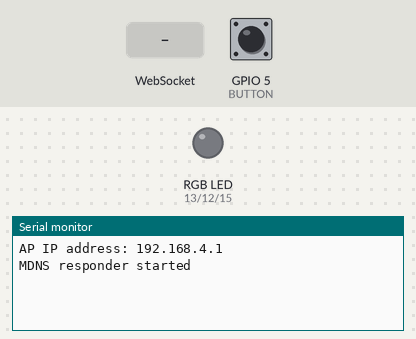
Simulated run of this sketch. Board: ESP8266 (NodeMCU). Parts: an RGB LED mixed from three pins (HIGH = lit), the last lines printed to the serial monitor. The inputs (shaded band) are chosen by the test bench; at power-on: GPIO 5 (BUTTON) HIGH. Random numbers use the default seed unless the sketch sets one.

Above: at 1.2 s.
1.3 s: WebSocket text "#" received
At 2.5 s:
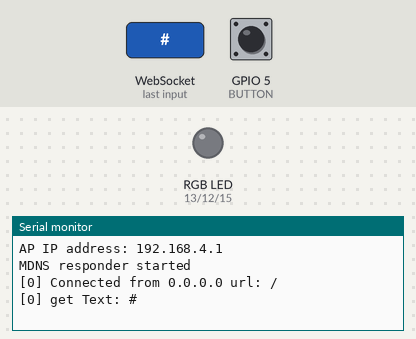
2.8 s: WebSocket text "5" received
At 3.6 s:
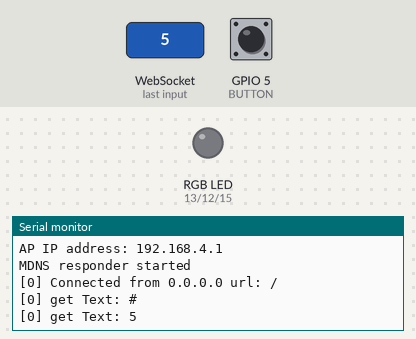

Measured:
- after the input at 1.3 s, the serial monitor: prints a new line at once (image 1)
- after the input at 2.8 s, the serial monitor: prints a new line at once (image 2)

The sketch:

code.ino
```cpp
#include <Arduino.h>
#include <ESP8266WiFi.h>
#include <ESP8266WiFiMulti.h>
#include <WebSocketsServer.h>
#include <ESP8266WebServer.h>
#include <ESP8266mDNS.h>
#include <Hash.h>
#include <FS.h>

#define LED_GREEN   12
#define LED_BLUE    15
#define LED_RED     13
#define USE_SERIAL Serial

#define BUTTON 5
int buttonState = 0;
int anRed = 0;
int anGreen = 0;
int anBlue = 0;

ESP8266WiFiMulti WiFiMulti;
ESP8266WebServer server = ESP8266WebServer(80);
WebSocketsServer webSocket = WebSocketsServer(81);

void webSocketEvent(uint8_t num, WStype_t type, uint8_t * payload, size_t lenght) {
    switch (type) {
        case WStype_DISCONNECTED:
            USE_SERIAL.printf("[%u] Disconnected!\n", num);
            break;
        case WStype_CONNECTED:
        {
            IPAddress ip = webSocket.remoteIP(num);
            USE_SERIAL.printf("[%u] Connected from %d.%d.%d.%d url: %s\n", num, ip[0], ip[1], ip[2], ip[3], payload);

            // send message to client
            webSocket.sendTXT(num, "Connected");
        }
            break;
        case WStype_TEXT:
            USE_SERIAL.printf("[%u] get Text: %s\n", num, payload);
            if (payload[0] == '#'){
                uint32_t rgb = (uint32_t) strtol((const char *) &payload[1], NULL, 16);
                anRed = map(((rgb >> 16) & 0xFF), 0, 255, 0, 1023);
                anGreen = map(((rgb >> 8) & 0xFF), 0, 255, 0, 1023);
                anBlue = map(((rgb >> 0) & 0xFF), 0, 255, 0, 1023);
            }
            break;
    }
}

//Funkce pro vypnutí tlačítka
void turnoff(){
    anRed = 0;
    anBlue = 0;
    anGreen = 0;
}

void setup() {
    USE_SERIAL.begin(115200);
    USE_SERIAL.println();
    USE_SERIAL.println();
    USE_SERIAL.println();

    pinMode(BUTTON, INPUT_PULLUP);
    attachInterrupt(digitalPinToInterrupt(BUTTON), turnoff, HIGH); //přerušení, definování pinu přerušení

    //Nastavení pinu jako výstupní
    pinMode(LED_RED, OUTPUT);
    pinMode(LED_GREEN, OUTPUT);
    pinMode(LED_BLUE, OUTPUT);

    //Konfigurace WiFi
    WiFi.softAP("manin-led", "12345678");
    IPAddress myIP = WiFi.softAPIP();
    USE_SERIAL.print("AP IP address: ");
    USE_SERIAL.println(myIP);
    webSocket.begin();
    webSocket.onEvent(webSocketEvent);
    if (MDNS.begin("esp8266")) {
        USE_SERIAL.println("MDNS responder started");
    }

    server.on("/", []() {
        // posílá index.html
        //vytvoření webové aplikace
        server.send(200, "text/html",
"                <html><head><script>"
"                var connection = new WebSocket('ws://'+location.hostname+':81/', ['arduino']);"
"                connection.onopen = function () {  connection.send('Connect ' + new Date()); };"
"                connection.onerror = function (error) {    console.log('WebSocket Error ', error);};"
"                connection.onmessage = function (e) {  console.log('Server: ', e.data);};"

"                function sendRGB() {  "
"                var r = parseInt(document.getElementById('r').value).toString(16);  "
"                var g = parseInt(document.getElementById('g').value).toString(16);  "
"                var b = parseInt(document.getElementById('b').value).toString(16);  "
"                if(r.length < 2) { r = '0' + r; }   "
"                if(g.length < 2) { g = '0' + g; }  "
"                if(b.length < 2) { b = '0' + b; }   "
"                var rgb = '#'+b+g+r;    "
"                console.log('RGB: ' + rgb); "
"                connection.send(rgb); }"

"                function off(){"
"                r = '0'; g = '0'; b = '0'; "
"                var rgb = '#'+b+g+r;    "
"                console.log('RGB: ' + rgb);"
"                connection.send(rgb);}"

"                function on(){"
"                r = 'ff';g = 'ff';b = 'ff'; "
"                var rgb = '#'+b+g+r; "
"                console.log('RGB: ' + rgb);"
"                connection.send(rgb); }"

"                function zmena(){"
"                r = Math.floor((Math.random() * 255) + 0);  "
"                g = Math.floor((Math.random() * 255) + 0);  "
"                b = Math.floor((Math.random() * 255) + 0); "
"                var rgb = '#'+b+g+r; "
"                console.log('RGB: ' + rgb); "
"                connection.send(rgb); }"

"                function cer(){"
"                  r = 'ff';g = '00';b = '00'; "
"                  var rgb = '#'+b+g+r; "
"                  console.log('RGB: ' + rgb);"
"                  connection.send(rgb); }"
"                function zel(){"
"                  r = '00';g = 'ff';b = '00'; "
"                  var rgb = '#'+b+g+r; "
"                  console.log('RGB: ' + rgb);"
"                  connection.send(rgb); }"
"                function mod(){"
"                  r = '00';g = '00';b = 'ff'; "
"                  var rgb = '#'+b+g+r; "
"                  console.log('RGB: ' + rgb);"
"                  connection.send(rgb); }"
"                function tyr(){"
"                  r = '00';g = 'ff';b = 'ff'; "
"                  var rgb = '#'+b+g+r; "
"                  console.log('RGB: ' + rgb);"
"                  connection.send(rgb); }"
"                function ruz(){"
"                  r = 'ff';g = '39';b = '99'; "
"                  var rgb = '#'+b+g+r; "
"                  console.log('RGB: ' + rgb);"
"                  connection.send(rgb); }"
"                function zlu(){"
"                  r = 'ff';g = 'ff';b = '00'; "
"                  var rgb = '#'+b+g+r; "
"                  console.log('RGB: ' + rgb);"
"                  connection.send(rgb); }"

"                </script><style>"
"                input[type=range] {"
"                  -webkit-appearance: none;border: 1px solid white;width: 100%;border-radius: 8px;height: 18px;border: 1px solid #bdc3c7;}"
"                input[type=range]::-webkit-slider-runnable-track {"
"                   width: 300px;height: 6px;border: none;border-radius: 3px;}"
"                input[type=range]::-webkit-slider-thumb {"
"                   -webkit-appearance: none;border: none;height: 16px;width: 16px;border-radius: 50%;margin-top: -4px;}"
"                #r::-webkit-slider-thumb {background: #823232;}"
"                #g::-webkit-slider-thumb {background: #386d2a;}"
"                #b::-webkit-slider-thumb {background: #1e395e;}"
"                #j::-webkit-slider-thumb {background: #FFFFFF;}"
"                input[type=range]:focus {outline: none;}"
"                input[type=range]:focus::-webkit-slider-runnable-track {background: #ccc;}"
"                #r{background: #e595a2;}#g{background: #c4edc5;}#b{background: #9eb1d8;}"
"                .myButton {"
"                  -moz-box-shadow: 0px 0px 0px 2px #ffffff;"
"                    -webkit-box-shadow: 0px 0px 0px 2px #ffffff;"
"                   box-shadow: 0px 0px 0px 2px #ffffff;"
"                   filter:progid:DXImageTransform.Microsoft.gradient(startColorstr='#f9f9f9', endColorstr='#e9e9e9',GradientType=0);"
"                   -moz-border-radius:10px;"
"                   -webkit-border-radius:10px;"
"                   border-radius:10px;"
"                   border:1px solid #dcdcdc;"
"                   display:inline-block;"
"                   cursor:pointer;"
"                   font-family:Georgia;"
"                   font-size:19px;"
"                   padding:12px 36px;"
"                   text-decoration:none;"
"                   text-shadow:0px 1px 0px #ffffff;"
"                   text-transform: capitalize;}"
"                .myButton:active {position:relative;top:1px;}"
"                .myButton:active {position:relative;top:1px;}"
"                    </style>"
"                <meta charset=\"UTF-8\"></head><body>"
"                <h1 style=\"text-align: center;\">Ovládání RGB LED pásků</h1><br/>"
"                <button onclick=\"zmena()\" class=\"myButton\" style=\"background-color:#f9f9f9;\">náhodná barva</button>"
"                <button onclick=\"on()\" class=\"myButton\" style=\"background-color:#f9f9f9;\">bílá</button>"
"                <button onclick=\"off()\" class=\"myButton\" style=\"background-color:#bfbfbf; color:#000000;\">černá</button>"

"                <button onclick=\"cer()\" class=\"myButton\" style=\"background-color:#ff8080; color:#800000\">červená</button>"
"                <button onclick=\"zel()\" class=\"myButton\" style=\"background-color:#99ff99; color:#1a6600\">zelená</button>"
"                <button onclick=\"mod()\" class=\"myButton\" style=\"background-color:#80bfff; color:#0000cc\">modrá</button>"
"                <button onclick=\"tyr()\" class=\"myButton\" style=\"background-color:#99ffff; color:#008080\">tyrkysová</button>"
"                <button onclick=\"ruz()\" class=\"myButton\" style=\"background-color:#ffb3ec; color:#800040\">růžová</button>"
"                <button onclick=\"zlu()\" class=\"myButton\" style=\"background-color:#ffffb3; color:#4d4d00\">žlutá</button>"

"                <input id=\"r\" type=\"range\" min=\"0\" max=\"255\" step=\"1\" onchange=\"sendRGB();\" /><br/>"
"                <input id=\"g\" type=\"range\" min=\"0\" max=\"255\" step=\"1\" onchange=\"sendRGB();\" /><br/>"
"                <input id=\"b\" type=\"range\" min=\"0\" max=\"255\" step=\"1\" onchange=\"sendRGB();\" /><br/>"
"                    </body></html>");
    });

    server.begin();
    MDNS.addService("http", "tcp", 80);
    MDNS.addService("ws", "tcp", 81);

    digitalWrite(LED_RED, 0);
    digitalWrite(LED_GREEN, 0);
    digitalWrite(LED_BLUE, 0);
}

void loop() {
    webSocket.loop();
    server.handleClient();
    analogWrite(LED_RED, anRed);
    analogWrite(LED_GREEN, anGreen);
    analogWrite(LED_BLUE, anBlue);
}
```
